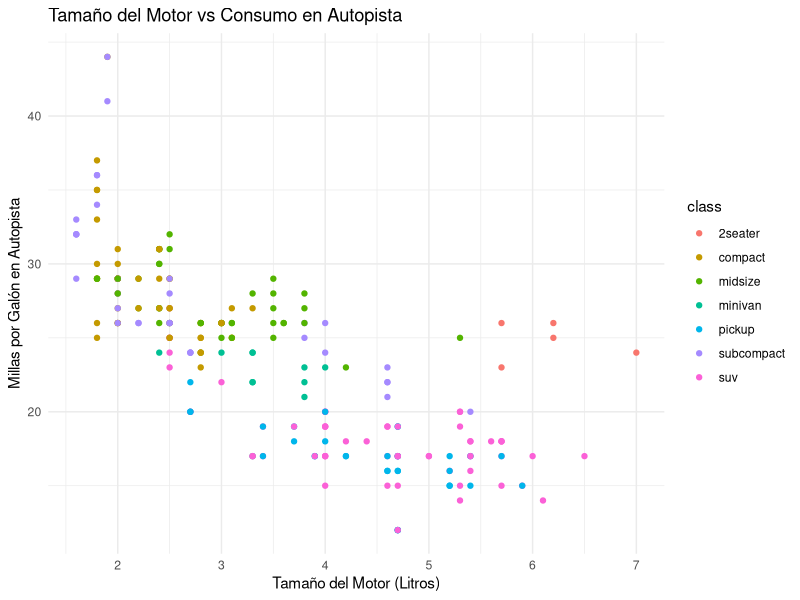

Write R code to recreate this figure.
# 1. Cargar la librería para análisis de datos
# install.packages("tidyverse")

library(tidyverse)
autos <- mpg
# 2. R ya incluye varios datasets de prueba.
# Usaremos 'mpg', que contiene datos de economía de combustible de 38 modelos de autos.
# Vamos a ver las primeras filas en la consola:
print(head(autos))

# 3. MANIPULACIÓN DE DATOS (Filtrar y Seleccionar)
# Queremos ver solo los autos modernos (año 2008) y con motores grandes (cilindrada > 4 litros)
autos_grandes <- autos %>%
  filter(year == 2008, displ > 4)

# Mostramos el resultado filtrado
print("Autos del 2008 con motores grandes:")
print(autos_grandes)

# 4. VISUALIZACIÓN DE DATOS (Crear una gráfica)
# Vamos a graficar el tamaño del motor (displ) contra el consumo en autopista (hwy)
grafica <- ggplot(data = autos) +
  geom_point(mapping = aes(x = displ, y = hwy, color = class)) +
  labs(
    title = "Tamaño del Motor vs Consumo en Autopista",
    x = "Tamaño del Motor (Litros)",
    y = "Millas por Galón en Autopista"
  ) +
  theme_minimal()

# Mostrar la gráfica en PyCharm
print(grafica)
